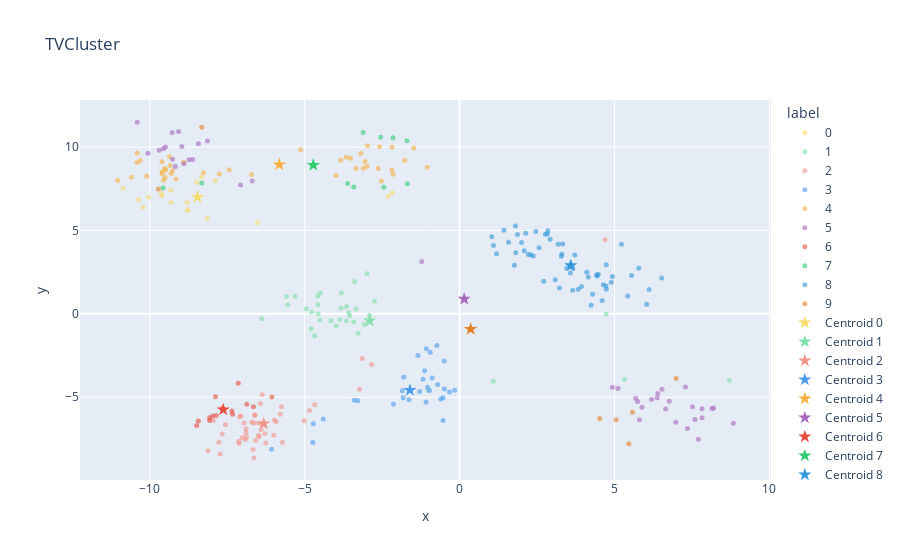

The code cell stored with this chart in its notebook:
### Code cell
rdpm_centroids = tvclust.centroids
df = pd.DataFrame(X, columns=['x', 'y'])
df['label'] = tvclust._labels
fig = plot_dataframe(df, title='TVCluster', x='x', y='y', label='label')
for i, centroid in enumerate(rdpm_centroids):
    fig = plot_centroid(fig, centroid, colors=[COLORS[i % len(COLORS)]], marker_size=10, symbol='star', name=f'Centroid {i}')
fig.show()

### Figure 1 — Plotly figure (JSON) as saved in the notebook; plotly's stock layout.template omitted (floating-point values rounded to 4 significant figures)
{"data": [{"hovertemplate": "label=0<br>x=%{x}<br>y=%{y}<extra></extra>", "legendgroup": "0", "marker": {"color": "#f7dc6f", "opacity": 0.6, "size": 5, "symbol": "circle"}, "mode": "markers", "name": "0", "orientation": "v", "showlegend": true, "type": "scatter", "x": [-10.86, -8.793, -7.884, -2.3, -8.152, -10.36, -8.481, -9.324, -6.524, -9.631, -10.04, -10.22, -9.313, -8.774, -9.611, -2.166, -8.333, -8.78], "xaxis": "x", "y": [7.51, 6.672, 7.975, 7.055, 5.711, 6.839, 7.884, 7.405, 5.456, 7.209, 6.989, 6.386, 6.67, 6.246, 7.087, 7.251, 8.189, 6.181], "yaxis": "y"}, {"hovertemplate": "label=1<br>x=%{x}<br>y=%{y}<extra></extra>", "legendgroup": "1", "marker": {"color": "#82e0aa", "opacity": 0.6, "size": 5, "symbol": "circle"}, "mode": "markers", "name": "1", "orientation": "v", "showlegend": true, "type": "scatter", "x": [1.085, -3.578, -4.566, -3.338, -4.508, -5.543, -3.385, -3.645, -2.747, -3.829, -3.816, -2.909, -3.981, -4.567, -4.776, -4.578, -3.655, -4.791, -5.314, -2.989, -4.678, -3.414, 4.732, -1.023, -5.585, 5.329, -3.544, 8.71, -3.867, -4.952, -4.492, -4.154, -3.277, -6.387, -3.079], "xaxis": "x", "y": [-4.046, 0.08325, 0.008003, 0.2921, -0.3689, 0.5432, 1.937, 0.4449, 0.7495, 0.3395, 1.247, -0.08176, -0.7159, 0.5425, 0.1106, 1.066, -0.4092, -0.8877, 1.058, 2.405, -1.31, -0.4824, -0.0144, -4.591, 1.038, -3.922, -0.1089, -3.998, -0.3358, 0.3048, 1.251, -0.4124, -1.166, -0.3018, -0.6346], "yaxis": "y"}, {"hovertemplate": "label=2<br>x=%{x}<br>y=%{y}<extra></extra>", "legendgroup": "2", "marker": {"color": "#f1948a", "opacity": 0.6, "size": 5, "symbol": "circle"}, "mode": "markers", "name": "2", "orientation": "v", "showlegend": true, "type": "scatter", "x": [-5.997, -4.84, -6.603, -6.894, -5.749, -4.676, -5.014, -6.471, -6.894, -3.14, -6.406, -7.01, -7.063, -6.426, -6.371, -6.286, -7.769, -6.491, -2.84, -6.877, -6.476, -6.639, -8.117, -7.726, -6.62, -6.358, -7.12, -5.721, -7.103, -6.587, -6.957, -6.917, -6.666, -6.629, -5.916, -6.706, -3.232, -7.663, -7.125, -6.254, -7.56, -5.979, -5.787, 4.7, -7.951], "xaxis": "x", "y": [-7.272, -5.793, -6.053, -6.908, -5.574, -5.45, -6.406, -7.367, -7.125, -2.679, -6.953, -7.413, -6.118, -5.377, -4.852, -7.193, -7.696, -7.287, -3.032, -7.391, -6.553, -8.634, -8.201, -8.395, -6.098, -6.583, -7.754, -7.701, -6.166, -7.594, -6.539, -7.53, -8.126, -6.534, -6.467, -6.495, -4.527, -7.202, -7.634, -7.737, -6.648, -6.365, -6.021, 4.436, -6.398], "yaxis": "y"}, {"hovertemplate": "label=3<br>x=%{x}<br>y=%{y}<extra></extra>", "legendgroup": "3", "marker": {"color": "#499cef", "opacity": 0.6, "size": 5, "symbol": "circle"}, "mode": "markers", "name": "3", "orientation": "v", "showlegend": true, "type": "scatter", "x": [-4.399, -0.49, -0.7283, -1.034, -1.849, -1.179, -0.1599, -4.719, -0.6041, -0.5308, -0.5317, -1.631, -0.4915, -0.9477, -1.805, -2.135, -1.82, -1.081, -6.066, -0.8821, -0.3236, -3.285, -1.125, -1.071, -3.399, -4.735, -1.29, -0.7067, -1.343, -0.9666], "xaxis": "x", "y": [-6.297, -4.501, -1.905, -4.395, -4.608, -3.927, -4.583, -6.581, -5.098, -5.032, -6.387, -5.154, -2.82, -2.299, -3.798, -5.42, -5.025, -5.301, -8.111, -3.842, -4.685, -5.212, -3.405, -2.1, -5.184, -7.712, -4.653, -4.231, -2.499, -4.596], "yaxis": "y"}, {"hovertemplate": "label=4<br>x=%{x}<br>y=%{y}<extra></extra>", "legendgroup": "4", "marker": {"color": "#f5b041", "opacity": 0.6, "size": 5, "symbol": "circle"}, "mode": "markers", "name": "4", "orientation": "v", "showlegend": true, "type": "scatter", "x": [-3.11, -9.31, -9.343, -8.906, -9.607, -9.5, -2.97, -9.601, -7.435, -9.364, -2.988, -9.491, -5.129, -3.186, -2.185, -3.988, -10.41, -11.04, -10.1, -3.522, -7.755, -1.771, -2.178, -1.044, -10.59, -2.523, -9.266, -9.513, -10.41, -2.148, -9.154, -10.31, -3.348, -3.66, -3.054, -2.625, -1.478, -9.607, -9.554, -6.716, -8.267, -2.581, -3.837], "xaxis": "x", "y": [8.723, 8.412, 8.891, 9.088, 9.11, 8.176, 10.07, 8.501, 8.631, 9.411, 8.829, 8.625, 9.836, 9.626, 8.629, 8.294, 9.077, 7.991, 8.241, 9.329, 8.377, 9.186, 9.99, 8.789, 8.184, 7.957, 8.571, 8.721, 9.642, 8.369, 8.082, 9.185, 8.705, 9.39, 9.125, 8.713, 9.946, 8.396, 8.003, 8.356, 8.459, 10.02, 9.211], "yaxis": "y"}, {"hovertemplate": "label=5<br>x=%{x}<br>y=%{y}<extra></extra>", "legendgroup": "5", "marker": {"color": "#a569bd", "opacity": 0.6, "size": 5, "symbol": "circle"}, "mode": "markers", "name": "5", "orientation": "v", "showlegend": true, "type": "scatter", "x": [-7.073, 6.379, -9.564, -8.898, 6.981, 6.654, -10.41, 8.151, 6.4, -9.175, -8.137, -9.069, 5.115, 6.199, -8.964, -9.277, -1.219, -9.491, -9.697, 7.828, 5.684, 5.75, -8.613, 8.2, 7.521, -8.43, 7.828, 7.599, 7.294, 5.809, -10.06, -6.694, 4.936, 7.707, 8.839, 6.769, -8.731, 7.36, -9.264, 5.89, 6.534], "xaxis": "x", "y": [7.729, -5.036, 9.896, 8.997, -6.502, -5.706, 11.49, -5.679, -4.782, 8.834, 10.36, 10.93, -4.476, -5.13, 10.03, 10.87, 3.137, 9.993, 9.8, -5.686, -5.067, -5.261, 9.251, -5.638, -5.57, 10.19, -6.222, -6.33, -4.385, -6.353, 9.63, 7.957, -4.399, -7.512, -6.562, -5.239, 9.238, -6.878, 9.268, -5.603, -4.515], "yaxis": "y"}, {"hovertemplate": "label=6<br>x=%{x}<br>y=%{y}<extra></extra>", "legendgroup": "6", "marker": {"color": "#e74c3c", "opacity": 0.6, "size": 5, "symbol": "circle"}, "mode": "markers", "name": "6", "orientation": "v", "showlegend": true, "type": "scatter", "x": [-6.058, -7.668, -7.879, -8.487, -6.867, -7.854, -7.349, -8.431, -7.326, -7.144, -6.652, -7.97, -8.071, -8.067], "xaxis": "x", "y": [-4.983, -5.662, -4.965, -6.695, -5.427, -6.093, -5.828, -6.421, -6.024, -4.16, -5.573, -6.128, -6.224, -6.387], "yaxis": "y"}, {"hovertemplate": "label=7<br>x=%{x}<br>y=%{y}<extra></extra>", "legendgroup": "7", "marker": {"color": "#2ecc71", "opacity": 0.6, "size": 5, "symbol": "circle"}, "mode": "markers", "name": "7", "orientation": "v", "showlegend": true, "type": "scatter", "x": [-2.442, -3.616, -2.545, -8.323, -9.569, -1.687, -3.111, -3.417, -1.697, -2.148], "xaxis": "x", "y": [7.59, 7.818, 10.58, 7.837, 7.54, 7.793, 10.87, 7.602, 10.37, 10.55], "yaxis": "y"}, {"hovertemplate": "label=8<br>x=%{x}<br>y=%{y}<extra></extra>", "legendgroup": "8", "marker": {"color": "#3498db", "opacity": 0.6, "size": 5, "symbol": "circle"}, "mode": "markers", "name": "8", "orientation": "v", "showlegend": true, "type": "scatter", "x": [2.001, 4.605, 2.136, 1.582, 3.289, 3.328, 4.42, 5.227, 3.608, 2.848, 3.938, 2.303, 2.721, 2.466, 3.464, 4.297, 4.897, 4.645, 1.805, 1.814, 4.155, 4.74, 6.043, 3.578, 3.831, 6.526, 3.3, 2.835, 4.11, 3.72, 2.379, 2.569, 1.77, 5.555, 1.041, 5.431, 2.221, 4.248, 2.092, 4.479, 4.727, 1.433, 2.922, 1.871, 1.095, 6.118, 4.737, 3.185, 3.649, 4.936, 4.448, 1.193, 2.77, 3.655, 3.089, 5.783, 3.225], "xaxis": "x", "y": [4.279, 0.8045, 4.824, 4.292, 3.454, 4.182, 2.33, 4.164, 2.924, 4.975, 1.646, 3.539, 1.947, 4.936, 2.726, 1.171, 1.899, 1.739, 5.26, 3.668, 2.209, 1.47, 0.5713, 2.447, 1.471, 2.148, 3.57, 4.791, 2.486, 3.523, 3.469, 3.959, 2.914, 2.302, 4.624, 1.064, 3.561, 0.5097, 3.776, 2.377, 1.674, 5.011, 4.469, 4.75, 4.102, 1.455, 2.942, 4.172, 1.407, 2.234, 2.275, 3.601, 4.772, 2.731, 2.042, 2.725, 1.553], "yaxis": "y"}, {"hovertemplate": "label=9<br>x=%{x}<br>y=%{y}<extra></extra>", "legendgroup": "9", "marker": {"color": "#e67e22", "opacity": 0.6, "size": 5, "symbol": "circle"}, "mode": "markers", "name": "9", "orientation": "v", "showlegend": true, "type": "scatter", "x": [5.581, -9.722, -8.323, 4.525, 6.991, 5.466, 5.054], "xaxis": "x", "y": [-5.896, 7.477, 11.18, -6.279, -3.877, -7.792, -6.353], "yaxis": "y"}, {"marker": {"color": ["#f7dc6f"], "size": 10, "symbol": "star"}, "mode": "markers", "name": "Centroid 0", "type": "scatter", "x": [-8.454], "y": [6.996]}, {"marker": {"color": ["#82e0aa"], "size": 10, "symbol": "star"}, "mode": "markers", "name": "Centroid 1", "type": "scatter", "x": [-2.903], "y": [-0.415]}, {"marker": {"color": ["#f1948a"], "size": 10, "symbol": "star"}, "mode": "markers", "name": "Centroid 2", "type": "scatter", "x": [-6.321], "y": [-6.586]}, {"marker": {"color": ["#499cef"], "size": 10, "symbol": "star"}, "mode": "markers", "name": "Centroid 3", "type": "scatter", "x": [-1.601], "y": [-4.576]}, {"marker": {"color": ["#f5b041"], "size": 10, "symbol": "star"}, "mode": "markers", "name": "Centroid 4", "type": "scatter", "x": [-5.817], "y": [8.945]}, {"marker": {"color": ["#a569bd"], "size": 10, "symbol": "star"}, "mode": "markers", "name": "Centroid 5", "type": "scatter", "x": [0.1516], "y": [0.8878]}, {"marker": {"color": ["#e74c3c"], "size": 10, "symbol": "star"}, "mode": "markers", "name": "Centroid 6", "type": "scatter", "x": [-7.628], "y": [-5.746]}, {"marker": {"color": ["#2ecc71"], "size": 10, "symbol": "star"}, "mode": "markers", "name": "Centroid 7", "type": "scatter", "x": [-4.721], "y": [8.916]}, {"marker": {"color": ["#3498db"], "size": 10, "symbol": "star"}, "mode": "markers", "name": "Centroid 8", "type": "scatter", "x": [3.59], "y": [2.899]}, {"marker": {"color": ["#e67e22"], "size": 10, "symbol": "star"}, "mode": "markers", "name": "Centroid 9", "type": "scatter", "x": [0.3594], "y": [-0.9211]}], "layout": {"legend": {"title": {"text": "label"}, "tracegroupgap": 0}, "title": {"text": "TVCluster"}, "xaxis": {"anchor": "y", "domain": [0, 1], "title": {"text": "x"}}, "yaxis": {"anchor": "x", "domain": [0, 1], "title": {"text": "y"}}}}
